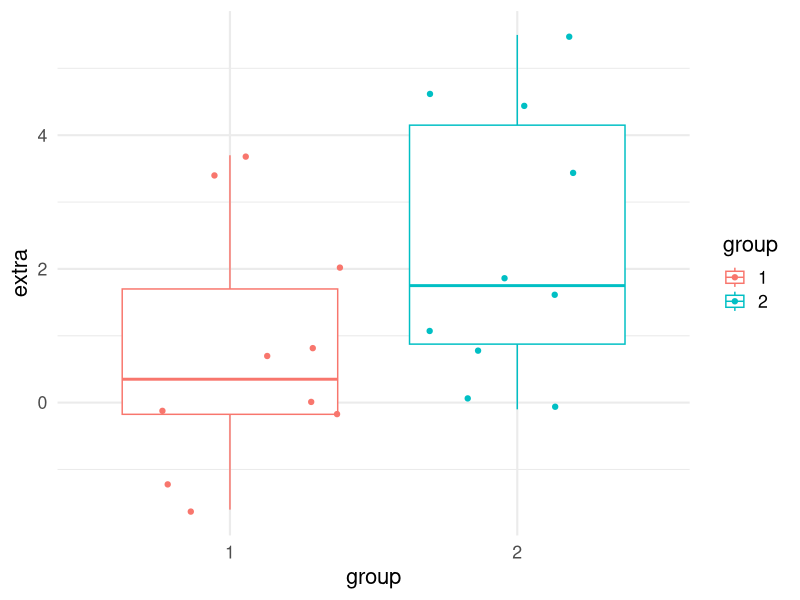

The R source for this figure:
## ---- chunk 1
knitr::opts_chunk$set(echo = TRUE)
## ---- chunk 2
summary(cars)
## ---- chunk 3
library(ggplot2)
ggplot(data = sleep, aes(x = group, y = extra, color = group)) +
  geom_boxplot() +
  geom_jitter() +
  theme_minimal(base_size = 16)
## ---- chunk 4
# automatically create a bib database for R packages
bib <- knitr::write_bib(
  x = c(
    .packages(), "knitr", "rmarkdown", "bookdown"
  ), file = NULL, prefix = ""
)
bib <- unlist(bib)
# remove the ugly single quotes required by CRAN policy
bib <- gsub("(\\\n)", " ", bib)
xfun::write_utf8(bib, "packages.bib")
